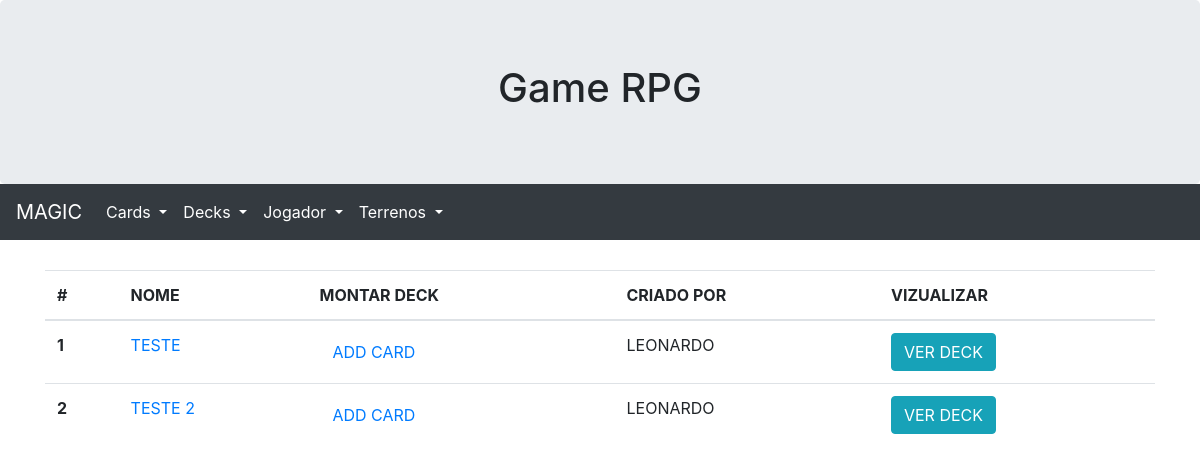
/deck/list/, run on an earlier commit of the app's database.
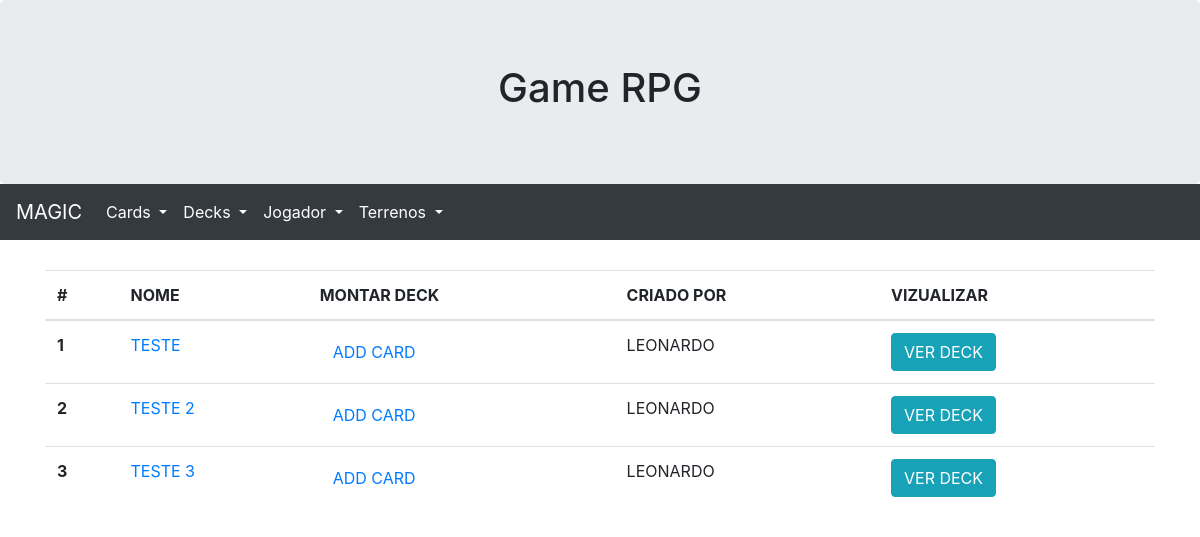
And on a later commit of the database.
### card/models.py (models this page shows)
class Deck(models.Model):
    nome = models.CharField(verbose_name='NOME DO DECK', max_length=100)
    jogador = models.ForeignKey(Jogador, on_delete=models.DO_NOTHING, verbose_name='JOGADOR')

### jogo/models.py (models this page shows)
class Jogador(models.Model):
    nome = models.CharField(verbose_name='NOME DO JOGADOR(A)', max_length=100)
    imagem = models.FileField(verbose_name='IMAGEM', upload_to='jogador')
    def __str__(self):
        return self.nome

### card/views.py (the view)
# urls.py: path('deck/list/', listDeck, name="list_deck"),
def listDeck(request):
    decks = Deck.objects.all()
    return render(request, '02_card/deck/list.html', {'decks': decks})

### www/templates/02_card/deck/list.html (shortened to what this page needs)
{% extends '00_base/base.html' %}
{% block container %}
    <table class="table">
        <thead>
            <tr>
                <th scope="col">#</th>
                <th scope="col">NOME</th>
                <th scope="col">MONTAR DECK</th>
                <th scope="col">CRIADO POR</th>
                <th scope="col">VIZUALIZAR</th>
            </tr>
        </thead>
        <tbody>
        {% for deck in decks %}
            <tr>
                <th scope="row">{{ forloop.counter }}</th>
                <td>
                    <a href="{% url 'update_deck' deck.id %}">
                        {{ deck.nome }}
                    </a>
                </td>
                <td>
                    <a href="{% url 'deck_add_cards' deck.id %}">
                        <button type="button" class="btn btn-link">ADD CARD</button>
                    </a>
                </td>
                <td>
                    {{ deck.jogador }}
                </td>
                <td>
                    <a href="{% url 'view_deck' deck.id %}">
                        <button type="button" class="btn btn-info">VER DECK</button>
                    </a>
                </td>
            </tr>
        {% empty %}
            <tr>
                <td colspan="5">
                    <div class="text-center">NENHUM DECK CADASTRADO</div>
                </td>
            </tr>
        {% endfor %}
        </tbody>
    </table>
{% endblock container %}

### www/templates/00_base/base.html (shortened to what this page needs)
<!DOCTYPE html>
<html lang="en">
<head>
    <link rel="stylesheet" href="https://cdn.jsdelivr.net/npm/bootstrap@4.6.2/dist/css/bootstrap.min.css">
</head>
<body>
<div class="jumbotron text-center header" style="margin-bottom:0">
    <h1>Game RPG</h1>
</div>
<nav class="navbar navbar-expand-sm bg-dark navbar-dark">
    <a class="navbar-brand" href="">MAGIC</a>
    <div class="collapse navbar-collapse" id="navbarSupportedContent">
        <ul class="navbar-nav mr-auto">
            <li class="nav-item dropdown">
                <a class="nav-link dropdown-toggle text-white" href="#" id="navbarDropdown" role="button" data-toggle="dropdown" aria-haspopup="true" aria-expanded="false">
                    Cards
                </a>
            </li>
            <li class="nav-item dropdown">
                <a class="nav-link dropdown-toggle text-white" href="#" id="navbarDropdown" role="button" data-toggle="dropdown" aria-haspopup="true" aria-expanded="false">
                    Decks
                </a>
            </li>
            <li class="nav-item dropdown">
                <a class="nav-link dropdown-toggle text-white" href="#" id="navbarDropdown" role="button" data-toggle="dropdown" aria-haspopup="true" aria-expanded="false">
                    Jogador
                </a>
            </li>
            <li class="nav-item dropdown">
                <a class="nav-link dropdown-toggle text-white" href="#" id="navbarDropdown" role="button" data-toggle="dropdown" aria-haspopup="true" aria-expanded="false">
                    Terrenos
                </a>
            </li>
        </ul>
    </div>
</nav>
<div class="container" style="margin-top:30px">
{% block container %}{% endblock container %}
</div>
</body>
</html>

What changed in the data, as far as the page shows it:
added Deck: nome "TESTE 3", jogador "LEONARDO"
